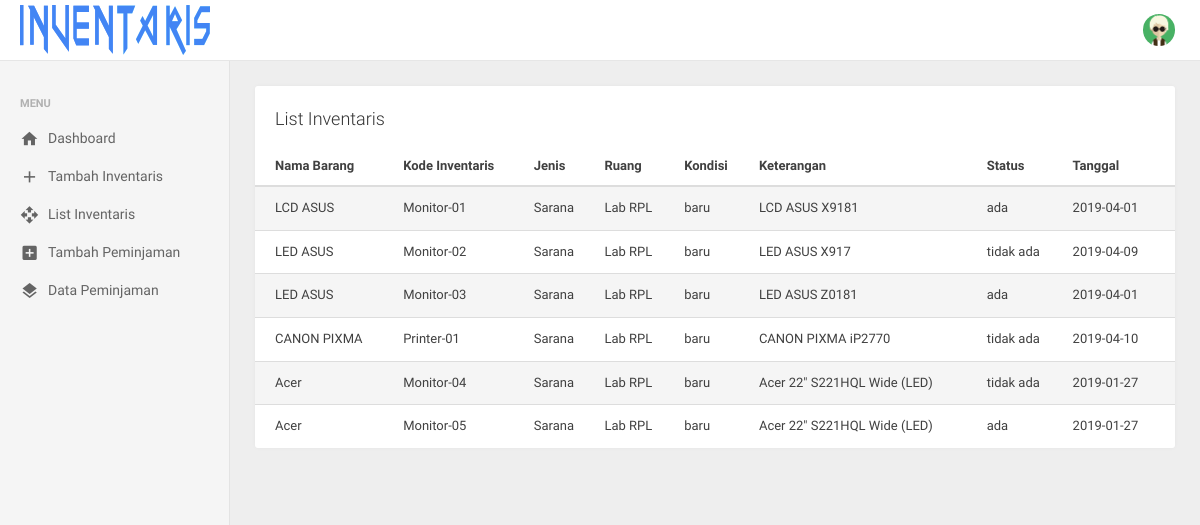
/operator/index.php?page=listinventaris (signed in), run on the app's committed database.
### tables this page shows
CREATE TABLE `inventaris` (
  `id_inventaris` int(10) NOT NULL,
  `nama` varchar(50) NOT NULL,
  `kondisi` char(10) NOT NULL,
  `keterangan` text NOT NULL,
  `status` char(11) NOT NULL,
  `id_jenis` int(11) NOT NULL,
  `tanggal_registrasi` date NOT NULL,
  `id_ruang` int(11) NOT NULL,
  `id_petugas` char(11) NOT NULL,
  `kode_inventaris` char(10) NOT NULL
);

CREATE TABLE `jenis` (
  `id_jenis` int(11) NOT NULL,
  `nama_jenis` varchar(255) NOT NULL,
  `kode_jenis` varchar(255) NOT NULL,
  `keterangan` text NOT NULL
);

CREATE TABLE `ruang` (
  `id_ruang` int(11) NOT NULL,
  `nama_ruang` varchar(40) NOT NULL,
  `kode_ruang` varchar(10) NOT NULL,
  `keterangan` text NOT NULL
);

### operator/listinventaris.php (the view, shortened to what this page needs)
<?php
$id = $_SESSION['id'];
	$query = mysqli_query($koneksi,"Select i.id_inventaris,i.nama,i.kode_inventaris,i.tanggal_registrasi,i.kondisi,i.status,i.keterangan,r.nama_ruang,j.nama_jenis FROM inventaris i JOIN ruang r ON i.id_ruang=r.id_ruang JOIN jenis j ON i.id_jenis=j.id_jenis WHERE i.id_petugas = $id");
 ?>
<div class="row">
	<div class="col-xs-12">
		<div class="panel panel-default panel-table">
			<div class="panel-heading">List Inventaris</div>
			<div class="panel-body">
				<table id="table1" class="table table-striped table-hover table-fw-widget">
					<thead>
						<tr>
							<th>Nama Barang</th>
							<th>Kode Inventaris</th>
							<th>Jenis</th>
							<th>Ruang</th>
							<th>Kondisi</th>
							<th>Keterangan</th>
							<th>Status</th>
							<th>Tanggal</th>
						</tr>
					</thead>
					<tbody>
						<?php
							if (mysqli_num_rows($query)>0) {
								while ($data = mysqli_fetch_array($query)) {
						?>
						<tr>
							<td><?php echo $data['nama']; ?></td>
							<td><?php echo $data['kode_inventaris']; ?></td>
							<td><?php echo $data['nama_jenis']; ?></td>
							<td><?php echo $data['nama_ruang']; ?></td>
							<td><?php echo $data['kondisi']; ?></td>
							<td><?php echo $data['keterangan']; ?></td>
							<td><?php echo $data['status']; ?></td>
							<td><?php echo $data['tanggal_registrasi']; ?></td>
						</tr>
						<?php
								}
							}
						 ?>
					</tbody>
				</table>
			</div>
		</div>
	</div>
</div>

### data on the page
inventaris: nama "LCD ASUS", kode_inventaris "Monitor-01", id_jenis.nama_jenis "Sarana", id_ruang.nama_ruang "Lab RPL", kondisi "baru", keterangan "LCD ASUS X9181", status "ada", tanggal_registrasi "2019-04-01"
inventaris: nama "LED ASUS", kode_inventaris "Monitor-02", id_jenis.nama_jenis "Sarana", id_ruang.nama_ruang "Lab RPL", kondisi "baru", keterangan "LED ASUS X917", status "tidak ada", tanggal_registrasi "2019-04-09"
inventaris: nama "LED ASUS", kode_inventaris "Monitor-03", id_jenis.nama_jenis "Sarana", id_ruang.nama_ruang "Lab RPL", kondisi "baru", keterangan "LED ASUS Z0181", status "ada", tanggal_registrasi "2019-04-01"
inventaris: nama "CANON PIXMA", kode_inventaris "Printer-01", id_jenis.nama_jenis "Sarana", id_ruang.nama_ruang "Lab RPL", kondisi "baru", keterangan "CANON PIXMA iP2770", status "tidak ada", tanggal_registrasi "2019-04-10"
inventaris: nama "Acer", kode_inventaris "Monitor-04", id_jenis.nama_jenis "Sarana", id_ruang.nama_ruang "Lab RPL", kondisi "baru", keterangan "Acer 22\" S221HQL Wide (LED)", status "tidak ada", tanggal_registrasi "2019-01-27"
inventaris: nama "Acer", kode_inventaris "Monitor-05", id_jenis.nama_jenis "Sarana", id_ruang.nama_ruang "Lab RPL", kondisi "baru", keterangan "Acer 22\" S221HQL Wide (LED)", status "ada", tanggal_registrasi "2019-01-27"
